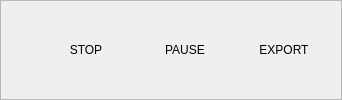
          <widget class="QFrame" name="frame_buttons">
           <property name="minimumSize">
            <size>
             <width>0</width>
             <height>30</height>
            </size>
           </property>
           <property name="frameShape">
            <enum>QFrame::Shape::StyledPanel</enum>
           </property>
           <property name="frameShadow">
            <enum>QFrame::Shadow::Raised</enum>
           </property>
           <layout class="QGridLayout" name="gridLayout_6">
            <property name="leftMargin">
             <number>0</number>
            </property>
            <property name="topMargin">
             <number>0</number>
            </property>
            <property name="rightMargin">
             <number>0</number>
            </property>
            <property name="bottomMargin">
             <number>0</number>
            </property>
            <property name="spacing">
             <number>0</number>
            </property>
            <item row="0" column="0">
             <layout class="QHBoxLayout" name="horizontalLayout_4">
              <property name="spacing">
               <number>9</number>
              </property>
              <property name="topMargin">
               <number>12</number>
              </property>
              <property name="rightMargin">
               <number>12</number>
              </property>
              <property name="bottomMargin">
               <number>12</number>
              </property>
              <item>
               <spacer name="horizontalSpacer_11">
                <property name="orientation">
                 <enum>Qt::Orientation::Horizontal</enum>
                </property>
                <property name="sizeHint" stdset="0">
                 <size>
                  <width>40</width>
                  <height>20</height>
                 </size>
                </property>
               </spacer>
              </item>
              <item>
               <widget class="QPushButton" name="buttonStop">
                <property name="sizePolicy">
                 <sizepolicy hsizetype="Fixed" vsizetype="Fixed">
                  <horstretch>0</horstretch>
                  <verstretch>0</verstretch>
                 </sizepolicy>
                </property>
                <property name="minimumSize">
                 <size>
                  <width>90</width>
                  <height>25</height>
                 </size>
                </property>
                <property name="maximumSize">
                 <size>
                  <width>90</width>
                  <height>25</height>
                 </size>
                </property>
                <property name="text">
                 <string>STOP</string>
                </property>
                <property name="flat">
                 <bool>true</bool>
                </property>
               </widget>
              </item>
              <item>
               <widget class="QPushButton" name="buttonPause">
                <property name="sizePolicy">
                 <sizepolicy hsizetype="Fixed" vsizetype="Fixed">
                  <horstretch>0</horstretch>
                  <verstretch>0</verstretch>
                 </sizepolicy>
                </property>
                <property name="minimumSize">
                 <size>
                  <width>90</width>
                  <height>25</height>
                 </size>
                </property>
                <property name="maximumSize">
                 <size>
                  <width>90</width>
                  <height>25</height>
                 </size>
                </property>
                <property name="text">
                 <string>PAUSE</string>
                </property>
                <property name="flat">
                 <bool>true</bool>
                </property>
               </widget>
              </item>
              <item>
               <widget class="QPushButton" name="buttonExport">
                <property name="enabled">
                 <bool>true</bool>
                </property>
                <property name="sizePolicy">
                 <sizepolicy hsizetype="Fixed" vsizetype="Fixed">
                  <horstretch>0</horstretch>
                  <verstretch>0</verstretch>
                 </sizepolicy>
                </property>
                <property name="minimumSize">
                 <size>
                  <width>90</width>
                  <height>25</height>
                 </size>
                </property>
                <property name="maximumSize">
                 <size>
                  <width>90</width>
                  <height>25</height>
                 </size>
                </property>
                <property name="text">
                 <string>EXPORT</string>
                </property>
                <property name="autoDefault">
                 <bool>false</bool>
                </property>
                <property name="flat">
                 <bool>true</bool>
                </property>
               </widget>
              </item>
             </layout>
            </item>
           </layout>
          </widget>
